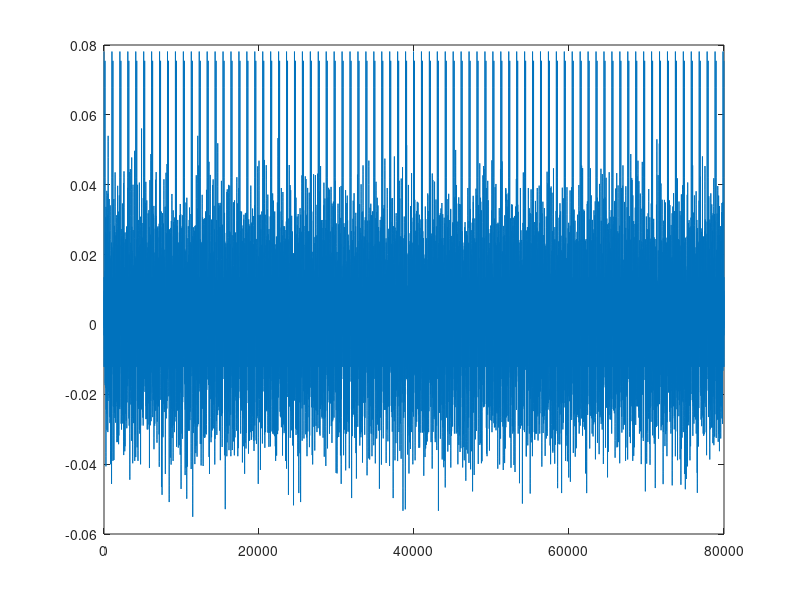
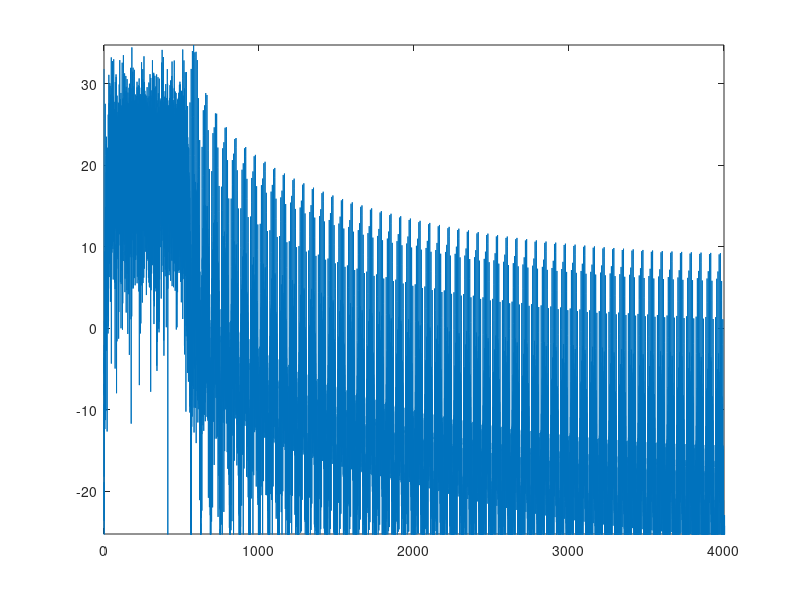
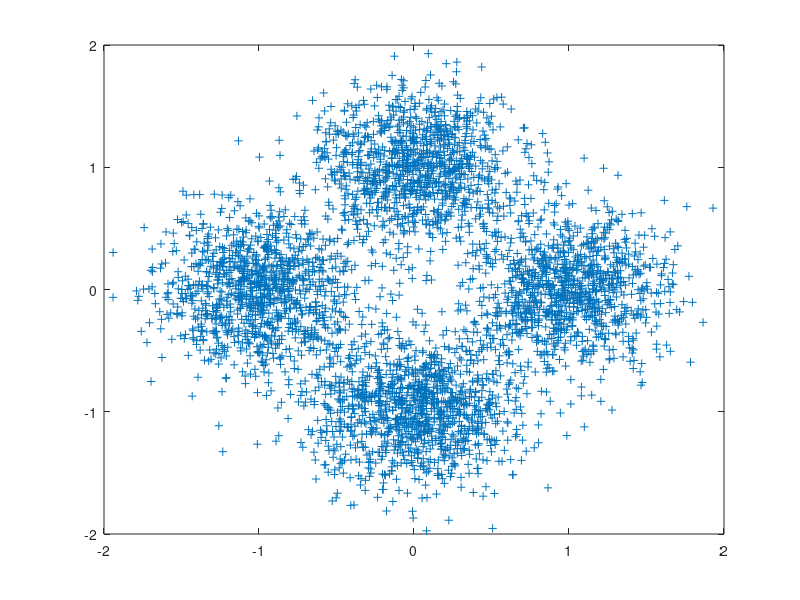
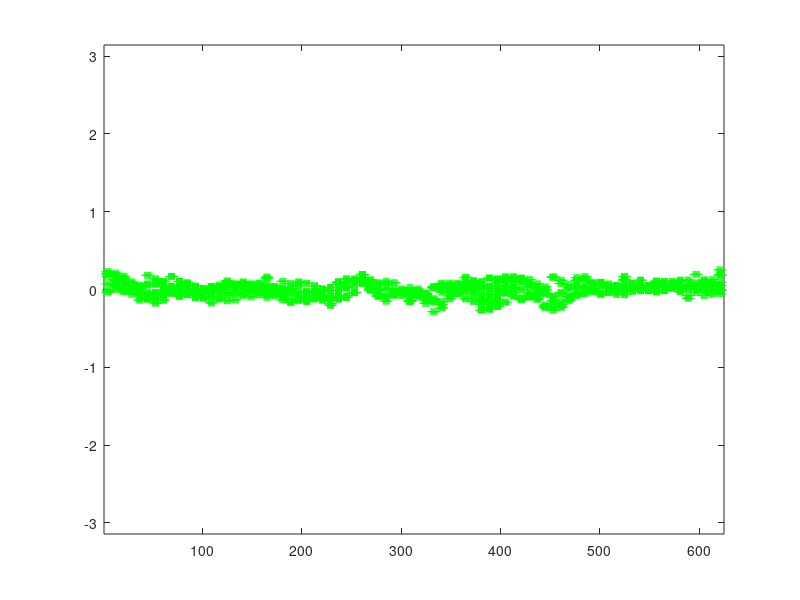

These charts were generated, in order, by the following MATLAB code:
% bpsk_hf_fs.m
% David Rowe Mar 2017
%
% Rate Fs BPSK simulation, development of bpsk_hf_rs.m

#{
 TODO:
   [X] strip back experimental stuff to just features we need
   [X] ZOH/integrator
   [X] OFDM up and down conversion
   [ ] rate Fs HF model and HF results
   [ ] handle boarder carriers
       [ ] start with phantom carriers 
           + but unhappy with 1800Hz bandwidth
       [ ] also try interpolation or just single row
   [ ] compute SNR and PAPR
   [ ] acquisition & freq offset estimation
   [ ] SSB bandpass filtering
#}

1;

% Gray coded QPSK modulation function

function symbol = qpsk_mod(two_bits)
    two_bits_decimal = sum(two_bits .* [2 1]); 
    switch(two_bits_decimal)
        case (0) symbol =  1;
        case (1) symbol =  j;
        case (2) symbol = -j;
        case (3) symbol = -1;
    endswitch
endfunction


% Gray coded QPSK demodulation function

function two_bits = qpsk_demod(symbol)
    bit0 = real(symbol*exp(j*pi/4)) < 0;
    bit1 = imag(symbol*exp(j*pi/4)) < 0;
    two_bits = [bit1 bit0];
endfunction


function sim_out = run_sim(sim_in)
  Rs = 62.5;
  Fs = 8000;
  M  = Fs/Rs;
  Tcp = 0.004; Ncp = Tcp*M;
  foffset = 0;
  woffset = 2*pi*foffset/Fs;

  bps = sim_in.bps;
  EbNodB  = sim_in.EbNodB;
  verbose = sim_in.verbose;
  hf_en   = sim_in.hf_en;

  Ns = sim_in.Ns;          % step size for pilots
  Nc = sim_in.Nc;          % Number of cols, aka number of carriers

  Nbitsperframe = (Ns-1)*Nc*bps;
  Nrowsperframe = Nbitsperframe/(Nc*bps);
  if verbose
    printf("Rs:.........: %4.2f\n", Rs);
    printf("M:..........: %d\n", M);
    printf("bps:.........: %d\n", bps);
    printf("Nbitsperframe: %d\n", Nbitsperframe);
    printf("Nrowsperframe: %d\n", Nrowsperframe);
  end

  % Important to define run time in seconds so HF model will evolve the same way
  % for different pilot insertion rates.  So lets work backwards from approx
  % seconds in run to get Nbits, the total number of payload data bits

  % frame has Ns-1 data symbols between pilots, e.g. for Ns=3: 
  %
  % PPP
  % DDD
  % DDD
  % PPP

  Nrows = sim_in.Nsec*Rs;
  Nframes = floor((Nrows-1)/Ns);
  Nbits = Nframes * Nbitsperframe;    % number of payload data bits

  Nr = Nbits/(Nc*bps);                % Number of data rows to get Nbits total

  if verbose
    printf("Nc.....: %d\n", Nc);
    printf("Ns.....: %d (step size for pilots, Ns-1 data symbols between pilots)\n", Ns);
    printf("Nr.....: %d\n", Nr);
    printf("Nbits..: %d\n", Nbits);
  end

  % double check if Nbits fit neatly into carriers

  assert(Nbits/(Nc*bps) == floor(Nbits/(Nc*bps)), "Nbits/(Nc*bps) must be an integer");
 
  printf("Nframes: %d\n", Nframes);

  Nrp = Nr + Nframes + 1;  % number of rows once pilots inserted
                           % extra row of pilots at end
  printf("Nrp....: %d (number of rows including pilots)\n", Nrp);

  % set up HF model ---------------------------------------------------------------

  if hf_en

    % some typical values, or replace with user supplied

    dopplerSpreadHz = 1.0; path_delay_ms = 1;

    if isfield(sim_in, "dopplerSpreadHz") 
      dopplerSpreadHz = sim_in.dopplerSpreadHz;
    end
    if isfield(sim_in, "path_delay_ms") 
      path_delay_ms = sim_in.path_delay_ms;
    end
    printf("Doppler Spread: %3.2f Hz Path Delay: %3.2f ms\n", dopplerSpreadHz, path_delay_ms);

    path_delay_samples = path_delay_ms*Fs/1000;

    randn('seed',1);
    spread1 = doppler_spread(dopplerSpreadHz, Fs, sim_in.Nsec*Fs*1.1);
    spread2 = doppler_spread(dopplerSpreadHz, Fs, sim_in.Nsec*Fs*1.1);

    % sometimes doppler_spread() doesn't return exactly the number of samples we need
 
    assert(length(spread1) >= Nrp*M, "not enough doppler spreading samples");
    assert(length(spread2) >= Nrp*M, "not enough doppler spreading samples");

    hf_gain = 1.0/sqrt(var(spread1)+var(spread2));
    % printf("nsymb: %d lspread1: %d\n", nsymb, length(spread1));
  end
 
  % simulate for each Eb/No point ------------------------------------

  for nn=1:length(EbNodB)
    rand('seed',1);
    randn('seed',1);

    EbNo = bps * (10 .^ (EbNodB(nn)/10));
    variance = 1/(M*EbNo/2);


    % generate tx bits

    tx_bits = rand(1,Nbits) > 0.5;

    % map to symbols in linear array

    if bps == 1
      tx_sym_lin = 2*tx_bits - 1;
    end
    if bps == 2
      for s=1:Nbits/bps
        tx_sym_lin(s) = qpsk_mod(tx_bits(2*(s-1)+1:2*s));
      end
    end

    % place symbols in multi-carrier frame with pilots and boundary carriers

    tx_sym = []; s = 1;
    for f=1:Nframes
      aframe = zeros(Nrowsperframe,Nc+2);
      aframe(1,:) = 1;
      for r=1:Nrowsperframe
        arowofsymbols = tx_sym_lin(s:s+Nc-1);
        s += Nc;
        aframe(r+1,2:Nc+1) = arowofsymbols;
      end
      tx_sym = [tx_sym; aframe];
    end      
    tx_sym = [tx_sym; ones(1,Nc+2)];  % final row of pilots
    [nr nc] = size(tx_sym);
    assert(nr == Nrp);

    % OFDM up conversion and upsampling to rate Fs

    w = (0:Nc+1)*2*pi*Rs/Fs;
    W = zeros(Nc+2,M);
    for c=1:Nc+2
      W(c,:) = exp(j*w(c)*(0:M-1));
    end

    Nsam = Nrp*M;
    tx = zeros(1,Nrp*M);
    for r=1:Nrp
      for c=1:Nc+2
        acarrier = tx_sym(r,c) * W(c,:);
        tx((r-1)*M+1:r*M) += acarrier/M;
      end
    end
        
    rx = tx;
    
    if hf_en
      %rx  = hf_gain * tx(1:Nsam) .* spread1(1:Nsam);
      %rx  = hf_gain * [tx(path_delay_samples+1:Nsam) zeros(1,path_delay_samples)] .* spread2(1:Nsam);
      rx  = hf_gain * [tx(path_delay_samples+1:Nsam) zeros(1,path_delay_samples)];
    end

    rx = rx .* exp(j*woffset*(1:Nsam));

    noise = sqrt(variance)*(0.5*randn(1,Nsam) + j*0.5*randn(1,Nsam));
    rx += noise;
    
    % downconvert, downsample and integrate using OFDM

    rx_sym = zeros(Nrp, Nc+2);
    for r=1:Nrp
      for c=1:Nc+2
        acarrier = rx((r-1)*M+1:r*M) .* conj(W(c,:));
        rx_sym(r,c) = sum(acarrier);
      end
    end
    
    % pilot based phase est, we use known tx symbols as pilots ----------
 
    phase_est_pilot_log = 10*ones(Nrp,Nc+2);
    phase_est_stripped_log = 10*ones(Nrp,Nc+2);
    phase_est_log = 10*ones(Nrp,Nc+2);
    for c=2:Nc+1
      for r=1:Ns:Nrp-Ns

        % estimate phase using average of 6 pilots in a rect 2D window centred
        % on this carrier
        % PPP
        % DDD
        % DDD
        % PPP
          
        cr = c-1:c+1;
        aphase_est_pilot_rect = sum(rx_sym(r,cr)*tx_sym(r,cr)') + sum(rx_sym(r+Ns,cr)*tx_sym(r+Ns,cr)');

        % use next step of pilots in past and future

        if r > Ns+1
          aphase_est_pilot_rect += sum(rx_sym(r-Ns,cr)*tx_sym(r-Ns,cr)');
        end
        if r < Nrp - 2*Ns
          aphase_est_pilot_rect += sum(rx_sym(r+2*Ns,cr)*tx_sym(r+2*Ns,cr)');
        end

        % correct phase offset using phase estimate

        for rr=r+1:r+Ns-1
          aphase_est_pilot = angle(aphase_est_pilot_rect);
          phase_est_pilot_log(rr,c) = aphase_est_pilot;
          rx_corr(rr,c) = rx_sym(rr,c) * exp(-j*aphase_est_pilot);
        end

      end % r=1:Ns:Nrp-Ns
    end % c=2:Nc+1


    % remove pilots to give us just data symbols and demodulate

    rx_bits = []; rx_np = [];
    for r=1:Nrp
      if mod(r-1,Ns) != 0
        arowofsymbols = rx_corr(r,2:Nc+1);
        rx_np = [rx_np arowofsymbols];
        if bps == 1
          arowofbits = real(arowofsymbols) > 0;
        end
        if bps == 2
          arowofbits = zeros(1,Nc);
          for c=1:Nc
            arowofbits((c-1)*2+1:c*2) = qpsk_demod(arowofsymbols(c));
          end
        end
        rx_bits = [rx_bits arowofbits];
      end
    end
    assert(length(rx_bits) == Nbits);


    % calculate BER stats as a block, after pilots extracted

    errors = xor(tx_bits, rx_bits);
    Nerrs = sum(errors);

    printf("EbNodB: %3.2f BER: %4.3f Nbits: %d Nerrs: %d\n", EbNodB(nn), Nerrs/Nbits, Nbits, Nerrs);

    if verbose
      figure(1)
      plot(real(tx))
      figure(2)
      Tx = abs(fft(tx.*hanning(Nsam)'));
      Tx_dB = 20*log10(Tx);
      dF = Fs/Nsam;
      plot((1:Nsam)*dF, Tx_dB);
      mx = max(Tx_dB);
      axis([0 Fs/2 mx-60 mx])
     
      figure(3); clf; 
      plot(rx_np,'+');
      axis([-2 2 -2 2]);

      
      if hf_en
        figure(4); clf; 
        subplot(211)
        plot(abs(spread1(1:Nsam)));
        %hold on; plot(abs(spread2(1:Nsam)),'g'); hold off;
        subplot(212)
        plot(angle(spread1(1:Nsam)));
      end
      

      figure(5); clf;
      plot(phase_est_log(:,2:Nc+1),'+', 'markersize', 10); 
      hold on; 
      plot(phase_est_pilot_log(:,2:Nc+1),'g+', 'markersize', 5); 

#{
      if sim_in.hf_en
        plot(angle(hf_model(:,2:Nc+1)));
      end
#}

      axis([1 Nrp -pi pi]);
    end

    sim_out.ber(nn) = sum(Nerrs)/Nbits; 
    sim_out.pilot_overhead = 10*log10(Ns/(Ns-1));
  end
endfunction


% Plot BER against Eb/No curves at various pilot insertion rates Ns
% using the HF multipath channel.  Second set of curves includes Eb/No
% loss for pilot insertion, so small Ns means better tracking of phase
% but large pilot insertion loss

% Target operating point Eb/No is 6dB, as this is where our rate 1/2
% LDPC code gives good results (10% PER, 1% BER).  However this means
% the Eb/No at the input is 10*log(1/2) or 3dB less, so we need to
% make sure phase est works at Eb/No = 6 - 3 = 3dB

function run_curves_hf
  sim_in.Nc = 8;
  sim_in.Ns = 8;
  sim_in.Nsec = 240;
  sim_in.EbNodB = 1:8;
  sim_in.verbose = 0;
  sim_in.hf_en = 0;

  EbNoLin = 10.^(sim_in.EbNodB/10);
  hf_theory = 0.5.*(1-sqrt(EbNoLin./(EbNoLin+1)));

  hf_sim = run_sim(sim_in);

  figure(4); clf;
  semilogy(sim_in.EbNodB, hf_theory,'b+-;HF theory;');
  hold on;
  semilogy(sim_in.EbNodB, hf.ber,'c+-;Ns=8 HFsim;');
  hold off;
  axis([1 8 4E-2 2E-1])
  xlabel('Eb/No (dB)');
  ylabel('BER');
  grid; grid minor on;
  legend('boxoff');
end


function run_single
  sim_in.bps = 2;
  sim_in.Nc = 8;
  sim_in.Ns = 8;
  sim_in.Nsec = 10;
  sim_in.EbNodB = 4;
  sim_in.verbose = 1;
  sim_in.hf_en = 0;

  run_sim(sim_in);
end


format;
more off;


run_single
%run_curves_hf




